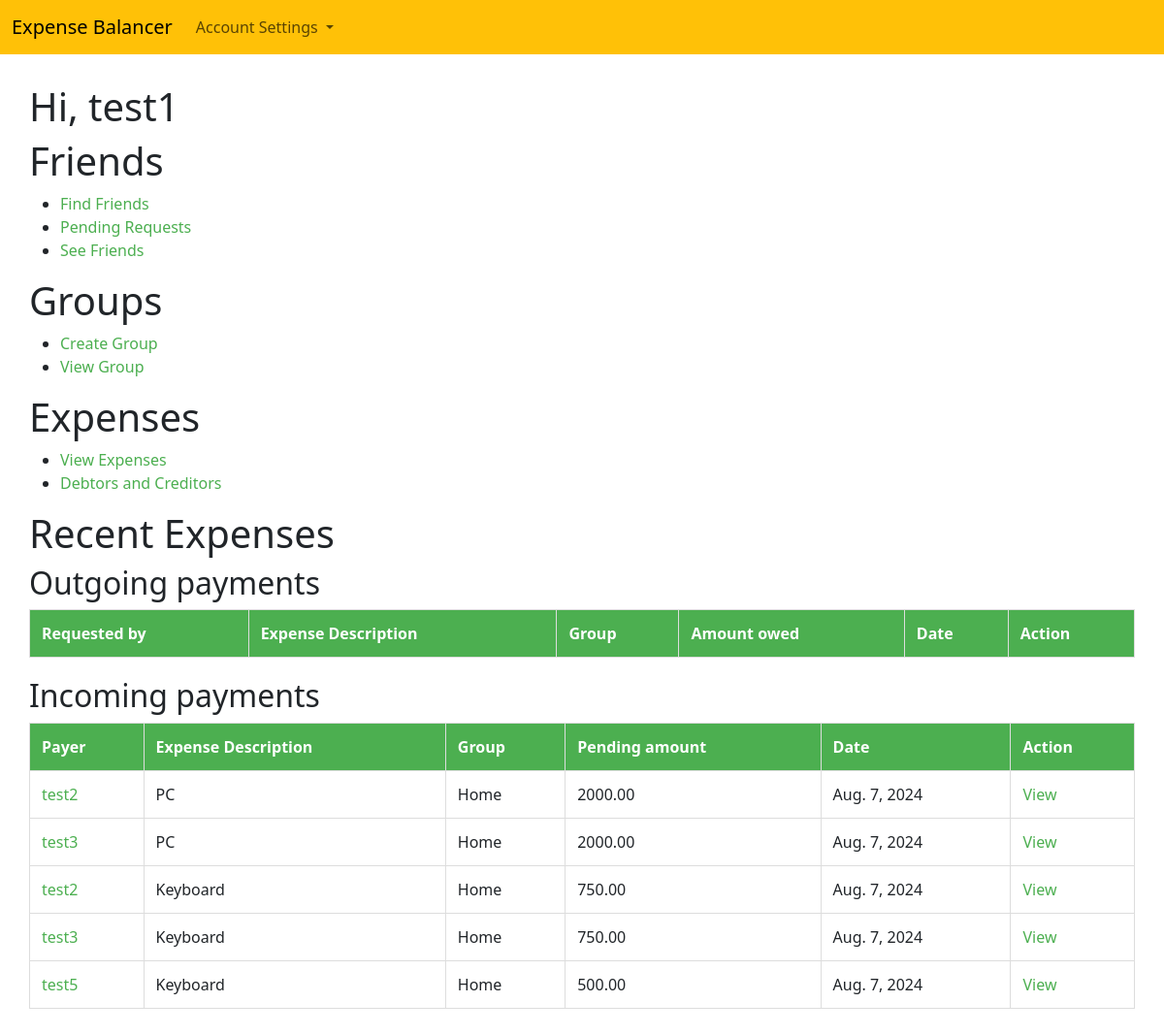
The app's page / (signed in) with its own data.
### Authentications/models.py (models this page shows)
class User(AbstractBaseUser):
    username = models.CharField(max_length=50, blank=True)
    email = models.EmailField(unique=True)
    friends = models.ManyToManyField('self', symmetrical=True, blank=True)
    objects = CustomUserManager()
    USERNAME_FIELD = 'email'

### Expenses/models.py (models this page shows)
class Split(models.Model):
    payer = models.ForeignKey(User, on_delete=models.CASCADE, null=True, related_name="expenses_payer")
    expense = models.ForeignKey(Expenses, on_delete=models.CASCADE, related_name="expenses_split")
    amount = models.DecimalField(max_digits=10, decimal_places=2)

class Expenses(models.Model):
    amount = models.DecimalField(max_digits=10, decimal_places=2)
    description = models.CharField(max_length=255, null=True, blank=True)
    date = models.DateField(default=datetime.date.today)
    paid_by = models.ForeignKey(User, on_delete=models.CASCADE)
    group = models.ForeignKey(Group, on_delete=models.CASCADE)
    split_method = models.IntegerField(
        choices=[(1,'Split equally'),(2,'percentage'),(3,'Custom'),],
        default=1,
    )

### Groups/models.py (models this page shows)
class Group(models.Model):
    group_name = models.CharField(max_length=50)
    members = models.ManyToManyField(User, related_name='group_members', blank=True)
    created_by = models.ForeignKey(User, on_delete=models.CASCADE)

### Authentications/views.py (the view)
# urls.py: path('', views.home, name='homepage')
@login_required
def home(request):
    if not request.user.is_authenticated:
        return HttpResponse("Not authorized")
    incoming_payments = []
    outgoing_payments = []
    outgoing_splits = Split.objects.filter(payer=request.user)
    for outgoing_split in outgoing_splits:
        if outgoing_split.expense.paid_by != request.user:
            outgoing_payments.append(outgoing_split)
    incoming_expenses = Expenses.objects.filter(paid_by=request.user)
    for incoming_expense in incoming_expenses:
        incoming_splits = Split.objects.filter(expense=incoming_expense)
        for incoming_split in incoming_splits:
            if incoming_split.payer != incoming_expense.paid_by:
                incoming_payments.append(incoming_split)
    context = {
        "incoming_payments":incoming_payments[:5],
        "outgoing_payments":outgoing_payments[:5]
    }
    return render(request, 'home.html', context)

### templates/home.html (shortened to what this page needs)
{% extends "header.html" %}
    {% block content %}
    <head>
    </head>
    <div style="padding: 30px;">
        <body>
            {% if user.is_authenticated %}
            <h1>Hi, {{user.username}}</h1>
            <h1>Friends</h1>
            <ul>
                <li><a href='{% url 'friends_page' %}'>Find Friends</a></li>
                <li><a href='{% url 'pending_requests' %}'>Pending Requests</a></li>
                <li><a href='{% url 'see_friends' %}'>See Friends</a></li>
            </ul>
            <h1>Groups</h1>
            <ul>
                <li><a href='{% url 'create_groups' %}'>Create Group</a></li>
                <li><a href='{% url 'view_groups' %}'>View Group</a></li>
            </ul>
            <h1>Expenses</h1>
            <ul>
                <li><a href='{% url 'view_expenses' %}'>View Expenses</a></li>
                <li><a href='{% url 'debtors_creditors' %}'>Debtors and Creditors</a></li>
            </ul>
            <h1>Recent Expenses</h1>
            <h2>Outgoing payments</h2>
            <table>
                <tr>
                    <th>Requested by</th>
                    <th>Expense Description</th>
                    <th>Group</th>
                    <th>Amount owed</th>
                    <th>Date</th>
                    <th>Action</th>
                </tr>
            </table>
            <h2>Incoming payments</h2>
            <table>
                <tr>
                    <th>Payer</th>
                    <th>Expense Description</th>
                    <th>Group</th>
                    <th>Pending amount</th>
                    <th>Date</th>
                    <th>Action</th>
                </tr>
                {% for split in incoming_payments %}
                <tr>
                    <td><a href="{% url 'see_friend_transanctions' user_id=split.payer.id %}">{{split.payer.username}}</a></td>
                    <td>{{split.expense.description}}</td>
                    <td>{{split.expense.group.group_name}}</td>
                    <td>{{split.amount}}</td>
                    <td>{{split.expense.date}}</td>
                    <td><a href="{% url 'view_expense_breakup' expense_id=split.expense.id %}">View</a></td>
                </tr>
                {% endfor %}
            </table>
            {% endif %}
        </body>
    </div>
    {% endblock %}

### templates/home.html (style rules this page uses)
table { width: 100%; border-collapse: collapse; margin-bottom: 20px; background-color: #fff; }
th, td { border: 1px solid #ddd; padding: 12px; text-align: left; }
th { background-color: #4CAF50; color: #fff; font-weight: bold; }
a { color: #4CAF50; text-decoration: none; }

### records on screen
User: username "test1"
Split: payer.username "test2", expense.description "PC", expense.group.group_name "Home", amount "2000.00", expense "Aug. 7, 2024"
Split: payer.username "test3", expense.description "PC", expense.group.group_name "Home", amount "2000.00", expense "Aug. 7, 2024"
Split: payer.username "test2", expense.description "Keyboard", expense.group.group_name "Home", amount "750.00", expense "Aug. 7, 2024"
Split: payer.username "test3", expense.description "Keyboard", expense.group.group_name "Home", amount "750.00", expense "Aug. 7, 2024"
Split: payer.username "test5", expense.description "Keyboard", expense.group.group_name "Home", amount "500.00", expense "Aug. 7, 2024"
